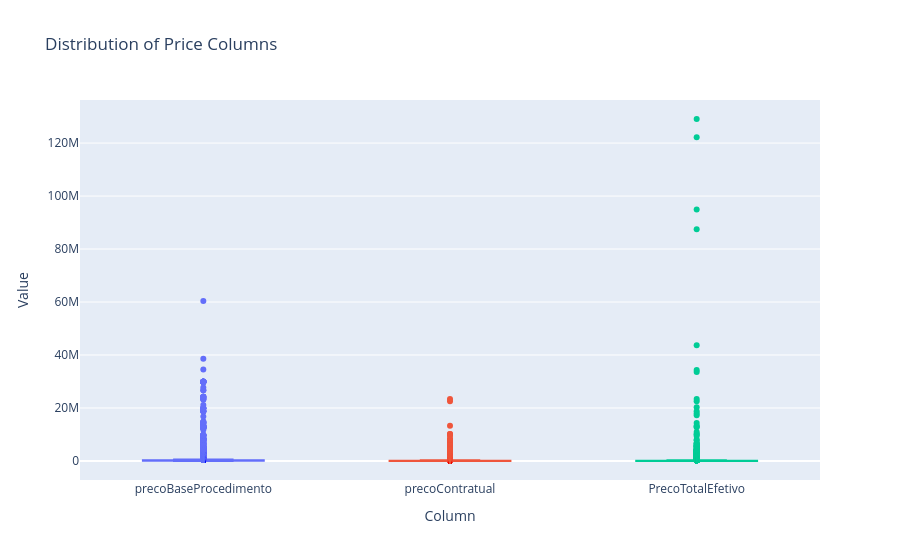

The cell this chart's notebook holds for it:
### Markdown cell above
### <font size=6>3.3.6 Price Columns</font> <a class="anchor" id="3.3.6"></a>
  
[Back to TOC](#toc)

### Code cell
# keep idcontrato
price_cols = ['precoBaseProcedimento', 'precoContratual', 'PrecoTotalEfetivo']
box_df = subset[['idcontrato'] + price_cols].copy()

# convert only price columns
box_df[price_cols] = box_df[price_cols].apply(pd.to_numeric, errors='coerce')

# melt while keeping idcontrato
long_df = box_df.melt(
    id_vars='idcontrato',
    var_name='Column',
    value_name='Value'
).dropna()

fig = px.box(
    long_df,
    x='Column',
    y='Value',
    color='Column',
    points='outliers',
    title='Distribution of Price Columns',
    hover_data=['idcontrato'] 
)

fig.update_layout(showlegend=False)
fig.show()

### Figure 1 — Plotly figure (JSON) as saved in the notebook; plotly's stock layout.template omitted (floating-point values rounded to 4 significant figures; data arrays with more than 128 entries replaced by an {"elided": "..."} marker saying what was removed)
{"data": [{"alignmentgroup": "True", "boxpoints": "outliers", "customdata": {"elided": "16994x1 int values"}, "hovertemplate": "Column=%{x}<br>Value=%{y}<br>idcontrato=%{customdata[0]}<extra></extra>", "legendgroup": "precoBaseProcedimento", "marker": {"color": "#636efa"}, "name": "precoBaseProcedimento", "notched": false, "offsetgroup": "precoBaseProcedimento", "orientation": "v", "showlegend": true, "type": "box", "x": {"elided": "16994 str values"}, "x0": " ", "xaxis": "x", "y": {"elided": "16994 float values"}, "y0": " ", "yaxis": "y"}, {"alignmentgroup": "True", "boxpoints": "outliers", "customdata": {"elided": "16994x1 int values"}, "hovertemplate": "Column=%{x}<br>Value=%{y}<br>idcontrato=%{customdata[0]}<extra></extra>", "legendgroup": "precoContratual", "marker": {"color": "#EF553B"}, "name": "precoContratual", "notched": false, "offsetgroup": "precoContratual", "orientation": "v", "showlegend": true, "type": "box", "x": {"elided": "16994 str values"}, "x0": " ", "xaxis": "x", "y": {"elided": "16994 float values"}, "y0": " ", "yaxis": "y"}, {"alignmentgroup": "True", "boxpoints": "outliers", "customdata": {"elided": "16994x1 int values"}, "hovertemplate": "Column=%{x}<br>Value=%{y}<br>idcontrato=%{customdata[0]}<extra></extra>", "legendgroup": "PrecoTotalEfetivo", "marker": {"color": "#00cc96"}, "name": "PrecoTotalEfetivo", "notched": false, "offsetgroup": "PrecoTotalEfetivo", "orientation": "v", "showlegend": true, "type": "box", "x": {"elided": "16994 str values"}, "x0": " ", "xaxis": "x", "y": {"elided": "16994 float values"}, "y0": " ", "yaxis": "y"}], "layout": {"boxmode": "overlay", "legend": {"title": {"text": "Column"}, "tracegroupgap": 0}, "showlegend": false, "title": {"text": "Distribution of Price Columns"}, "xaxis": {"anchor": "y", "categoryarray": ["precoBaseProcedimento", "precoContratual", "PrecoTotalEfetivo"], "categoryorder": "array", "domain": [0, 1], "title": {"text": "Column"}}, "yaxis": {"anchor": "x", "domain": [0, 1], "title": {"text": "Value"}}}}
